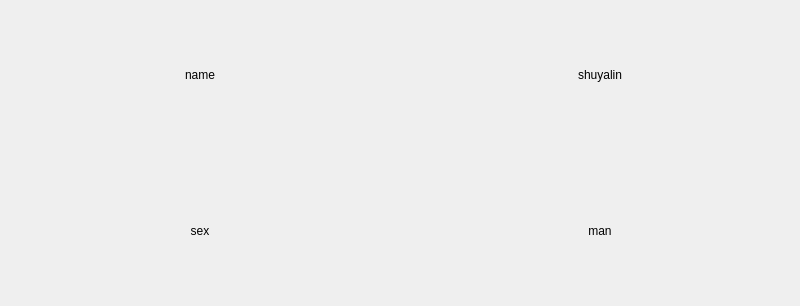
<?xml version="1.0" encoding="UTF-8"?>
<ui version="4.0">
 <class>FormPageTwo</class>
 <widget class="QWidget" name="FormPageTwo">
  <property name="geometry">
   <rect>
    <x>0</x>
    <y>0</y>
    <width>800</width>
    <height>300</height>
   </rect>
  </property>
  <property name="windowTitle">
   <string>Form</string>
  </property>
  <layout class="QGridLayout" name="gridLayout">
   <property name="leftMargin">
    <number>0</number>
   </property>
   <property name="topMargin">
    <number>0</number>
   </property>
   <property name="rightMargin">
    <number>0</number>
   </property>
   <property name="bottomMargin">
    <number>0</number>
   </property>
   <item row="0" column="0">
    <widget class="QWidget" name="widget" native="true">
     <layout class="QGridLayout" name="gridLayout_2">
      <property name="leftMargin">
       <number>0</number>
      </property>
      <property name="topMargin">
       <number>0</number>
      </property>
      <property name="rightMargin">
       <number>0</number>
      </property>
      <property name="bottomMargin">
       <number>0</number>
      </property>
      <property name="horizontalSpacing">
       <number>0</number>
      </property>
      <item row="0" column="0">
       <widget class="QLabel" name="label">
        <property name="minimumSize">
         <size>
          <width>400</width>
          <height>150</height>
         </size>
        </property>
        <property name="maximumSize">
         <size>
          <width>400</width>
          <height>150</height>
         </size>
        </property>
        <property name="text">
         <string>name</string>
        </property>
        <property name="alignment">
         <set>Qt::AlignCenter</set>
        </property>
       </widget>
      </item>
      <item row="0" column="1" colspan="2">
       <widget class="QLabel" name="label_2">
        <property name="minimumSize">
         <size>
          <width>400</width>
          <height>150</height>
         </size>
        </property>
        <property name="maximumSize">
         <size>
          <width>400</width>
          <height>150</height>
         </size>
        </property>
        <property name="text">
         <string>shuyalin</string>
        </property>
        <property name="alignment">
         <set>Qt::AlignCenter</set>
        </property>
       </widget>
      </item>
      <item row="1" column="0" colspan="2">
       <widget class="QLabel" name="label_3">
        <property name="minimumSize">
         <size>
          <width>400</width>
          <height>150</height>
         </size>
        </property>
        <property name="maximumSize">
         <size>
          <width>400</width>
          <height>150</height>
         </size>
        </property>
        <property name="text">
         <string>sex</string>
        </property>
        <property name="alignment">
         <set>Qt::AlignCenter</set>
        </property>
       </widget>
      </item>
      <item row="1" column="2">
       <widget class="QLabel" name="label_4">
        <property name="minimumSize">
         <size>
          <width>400</width>
          <height>150</height>
         </size>
        </property>
        <property name="maximumSize">
         <size>
          <width>400</width>
          <height>150</height>
         </size>
        </property>
        <property name="text">
         <string>man</string>
        </property>
        <property name="alignment">
         <set>Qt::AlignCenter</set>
        </property>
       </widget>
      </item>
     </layout>
    </widget>
   </item>
  </layout>
 </widget>
 <resources/>
 <connections/>
</ui>
